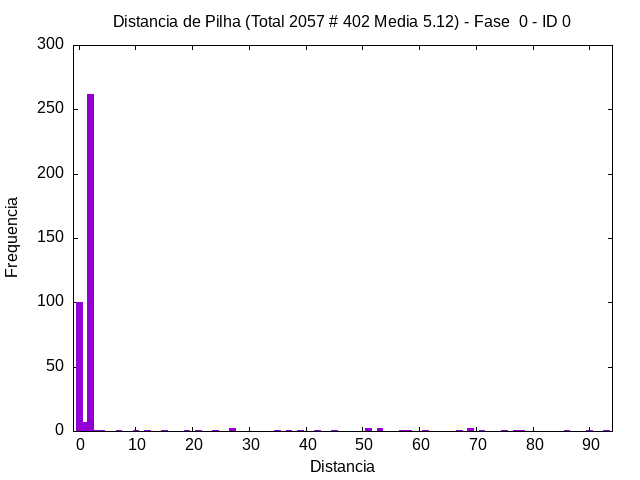

Write the gnuplot code that produced this figure.
set term png
set output "/tmp/out/mult-hist-0-0.png"
set style fill solid 1.0
set title "Distancia de Pilha (Total 2057 # 402 Media 5.12) - Fase  0 - ID 0"
set xlabel "Distancia"
set ylabel "Frequencia"
plot [-1:94] "/tmp/out/mult-hist-0-0.gpdat" u 3:4 w boxes t ""
